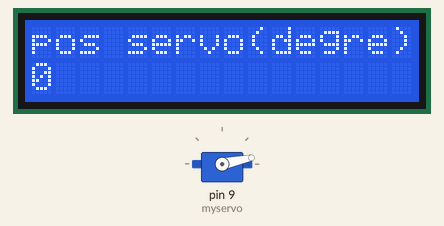
Simulated run of this sketch. Board: Arduino Uno, built with avr-gcc and run on an emulated ATmega328P. Shown: servo, 16×2 character LCD.

Above: at 0.21 s.
At 9.53 s:
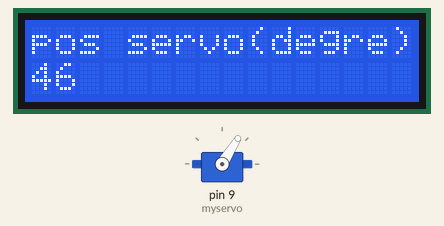
At 18.68 s:
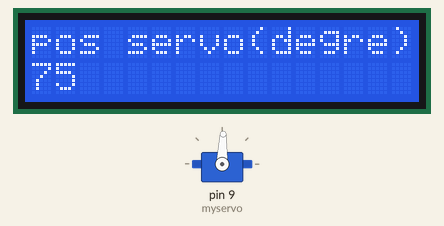
At 37.4 s:
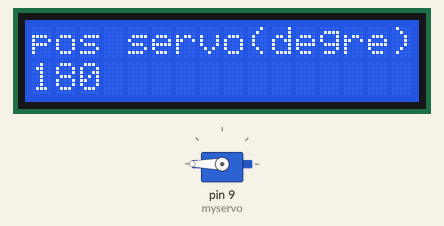
Timing chart, 0 to 40.0 s (numbered marks = the images above):
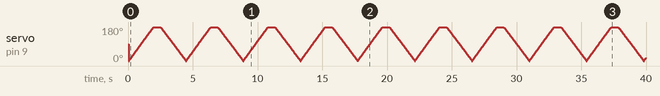

The sketch:

lcd.ino
```cpp
#include <LiquidCrystal.h> // bibliothèque écran LCD
#include <Servo.h>          // bibliothèque Servomoteur
  Servo myservo;            //initialisation de la variable du servomoteur
  LiquidCrystal lcd(12, 11, 5, 4, 3, 2);    // initialisation de l'écran LCD avec les nombres correspondants au pins

void setup() {
  myservo.attach(9);          //pin 9 numérique définit pour l'entrée signal du servomoteur
  lcd.begin(16, 2);           // Démarrage de l'écran LCD avec le nombre de colonnes et de lignes
  lcd.print("pos servo(degre)");  // affichage d'un message sur la première ligne de l'écran
}

void loop() {

  for(int i=0; i<=180; i++){  //une boucle est créée dans laquelle l'angle du servomoteur va varier de 0° à 180°
    myservo.write(i);
    lcd.setCursor(0, 1);         //on définit la 2eme ligne d'écriture pour l'écran LCD
    lcd.print(i);
    delay(10);                //on applique cette boucle pour prendre 1° toutes les 10 ms
  }                         //fin de la boucle

  delay(500);             //on attend une demiseconde entre l'aller et le retour

  for(int a=180; a>=0; a--){  //une boucle est créée dans laquelle l'angle du servomoteur va varier de 180° à 0°
    myservo.write(a);
    lcd.setCursor(0, 1);         //on définit la 2eme ligne d'écriture pour l'écran LCD
    lcd.print(a);
    lcd.print("   ");       // print créé pour "débugger" l'écran LCD au retour du servomoteur
    delay(10);              //on applique cette boucle pour enlever 1° toutes les 10 ms
  }                        //fin de la boucle
}
```
